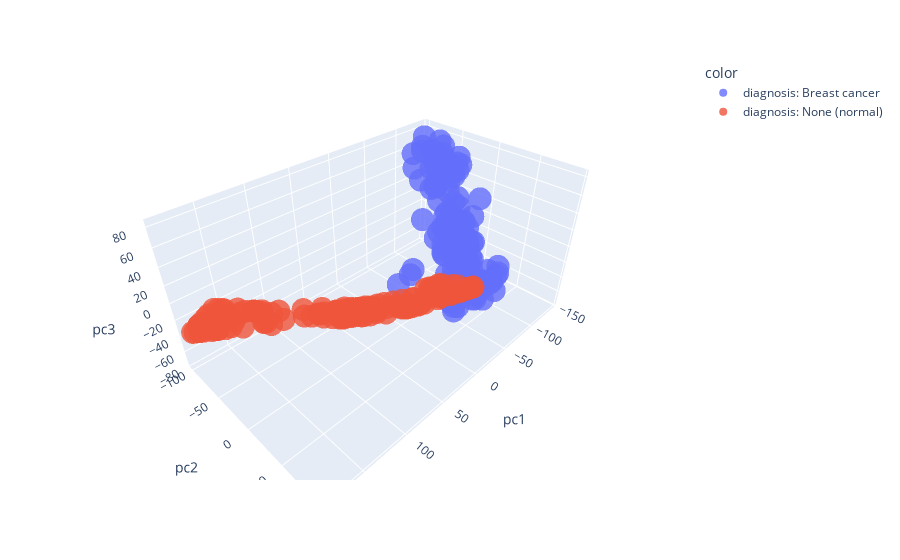

The code cell stored with this chart in its notebook:
### Code cell
import plotly.express as px 

px.scatter_3d(
    pd.DataFrame(new_data, columns = ['pc1', 'pc2', 'pc3']),
    color = labels,
    labels = labels,  
    x = 'pc1',
    y = 'pc2',
    z = 'pc3',
    opacity = 0.8
)

### Figure 1 — Plotly figure (JSON) as saved in the notebook; plotly's stock layout.template omitted (floating-point values rounded to 4 significant figures; data arrays with more than 128 entries replaced by an {"elided": "..."} marker saying what was removed)
{"data": [{"hovertemplate": "color=diagnosis: Breast cancer<br>pc1=%{x}<br>pc2=%{y}<br>pc3=%{z}<extra></extra>", "legendgroup": "diagnosis: Breast cancer", "marker": {"color": "#636efa", "opacity": 0.8, "symbol": "circle"}, "mode": "markers", "name": "diagnosis: Breast cancer", "scene": "scene", "showlegend": true, "type": "scatter3d", "x": {"elided": "130 float values"}, "y": {"elided": "130 float values"}, "z": {"elided": "130 float values"}}, {"hovertemplate": "color=diagnosis: None (normal)<br>pc1=%{x}<br>pc2=%{y}<br>pc3=%{z}<extra></extra>", "legendgroup": "diagnosis: None (normal)", "marker": {"color": "#EF553B", "opacity": 0.8, "symbol": "circle"}, "mode": "markers", "name": "diagnosis: None (normal)", "scene": "scene", "showlegend": true, "type": "scatter3d", "x": {"elided": "130 float values"}, "y": {"elided": "130 float values"}, "z": {"elided": "130 float values"}}], "layout": {"legend": {"title": {"text": "color"}, "tracegroupgap": 0}, "margin": {"t": 60}, "scene": {"domain": {"x": [0, 1], "y": [0, 1]}, "xaxis": {"title": {"text": "pc1"}}, "yaxis": {"title": {"text": "pc2"}}, "zaxis": {"title": {"text": "pc3"}}}}}
